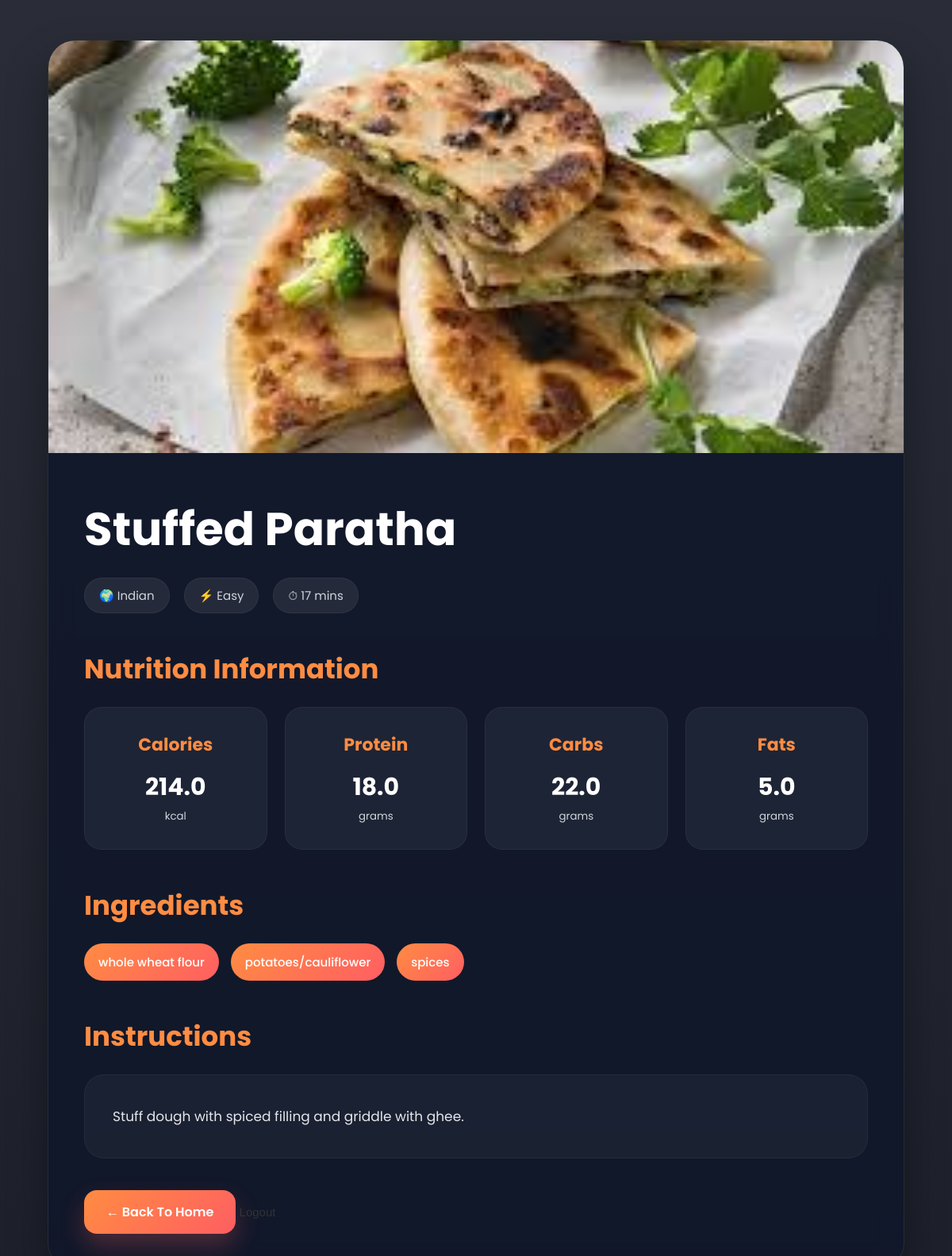
Page /recipe/650/ on the committed database.
### recipes/models.py (models this page shows, shortened)
class Recipe(models.Model):
    name = models.CharField(max_length=200)
    ingredients = models.ManyToManyField(Ingredient)
    instructions = models.TextField()
    cooking_time = models.IntegerField()
    difficulty = models.CharField(max_length=50)
    cuisine = models.CharField(
    max_length=100,
    null=True,
    blank=True)
    image = models.ImageField(upload_to='recipe_images/', null=True, blank=True)
    user = models.ForeignKey(User, on_delete=models.CASCADE, null=True, blank=True)
    popularity_score = models.IntegerField(default=0)

class Nutrition(models.Model):
    recipe = models.OneToOneField(Recipe, on_delete=models.CASCADE)
    calories = models.FloatField()
    protein = models.FloatField()
    carbs = models.FloatField()
    fats = models.FloatField()

class Ingredient(models.Model):
    name = models.CharField(max_length=100)

### recipes/views.py (the view)
def recipe_detail(request, recipe_id):
    recipe = get_object_or_404(
        Recipe,
        id=recipe_id
    )
    nutrition = Nutrition.objects.filter(
        recipe=recipe
    ).first()
    return render(
        request,
        'recipe_detail.html',
        {
            'recipe': recipe,
            'nutrition': nutrition
        }
    )

### recipes/templates/recipe_detail.html (shortened to what this page needs)
<!DOCTYPE html>
<html lang="en">
<head>
</head>
<body>
    <div class="container">
        <div class="recipe-box">
            {% if recipe.image %}
                <img
                    src="{{ recipe.image.url }}"
                    class="recipe-image"
                >
            {% endif %}
            <div class="recipe-content">
                <h1>
                    {{ recipe.name }}
                </h1>
                <div class="meta">
                    <span>
                        🌍 {{ recipe.cuisine }}
                    </span>
                    <span>
                        ⚡ {{ recipe.difficulty }}
                    </span>
                    <span>
                        ⏱ {{ recipe.cooking_time }} mins
                    </span>
                </div>
                <div class="section">
                    <h2>
                        Nutrition Information
                    </h2>
                    {% if nutrition %}
                    <div class="nutrition-grid">
                        <div class="nutrition-card">
                            <h3>Calories</h3>
                            <p>
                                {{ nutrition.calories }}
                            </p>
                            <small>kcal</small>
                        </div>
                        <div class="nutrition-card">
                            <h3>Protein</h3>
                            <p>
                                {{ nutrition.protein }}
                            </p>
                            <small>grams</small>
                        </div>
                        <div class="nutrition-card">
                            <h3>Carbs</h3>
                            <p>
                                {{ nutrition.carbs }}
                            </p>
                            <small>grams</small>
                        </div>
                        <div class="nutrition-card">
                            <h3>Fats</h3>
                            <p>
                                {{ nutrition.fats }}
                            </p>
                            <small>grams</small>
                        </div>
                    </div>
                    {% endif %}
                </div>
                <div class="section">
                    <h2>
                        Ingredients
                    </h2>
                    <div class="ingredient-list">
                        {% for ingredient in recipe.ingredients.all %}
                            <div class="ingredient-item">
                                {{ ingredient.name }}
                            </div>
                        {% endfor %}
                    </div>
                </div>
                <div class="section">
                    <h2>
                        Instructions
                    </h2>
                    <div class="instructions">
                        {{ recipe.instructions }}
                    </div>
                </div>
                <a
                    href="/"
                    class="back-btn"
                >
                    ← Back To Home
                </a>
                <form
    action="/logout/"
    method="POST"
    style="display:inline;"
>
    <button
        type="submit"
        class="logout-btn"
    >
        Logout
    </button>
</form>
        </div>
    </div>
</body>
</html>

### recipes/templates/recipe_detail.html (style rules this page uses)
* { margin:0; padding:0; box-sizing:border-box; }
body { font-family:'Poppins',sans-serif; background: linear-gradient( rgba(4,8,20,0.85), rgba(4,8,20,0.9) ), url('https://images.unsplash.com/photo-1498837167922-ddd27525d352?q=80&w=1800&auto=format&fit=crop'); background-size:cover; background-position:center; background-attachment:fixed; color:white; min-height:100vh; padding:50px 0; }
.container { width:90%; max-width:1400px; margin:auto; }
.recipe-box { background: rgba(15,23,42,0.82); backdrop-filter:blur(16px); border-radius:35px; overflow:hidden; border:1px solid rgba(255,255,255,0.08); box-shadow: 0 25px 50px rgba(0,0,0,0.35); animation:fadeUp 0.8s ease; }
.recipe-image { width:100%; height:520px; object-fit:cover; transition:0.5s ease; }
.recipe-content { padding:45px; }
h1 { font-size:58px; margin-bottom:18px; color:white; }
.meta { display:flex; gap:18px; flex-wrap:wrap; margin-bottom:35px; }
.meta span { background: rgba(255,255,255,0.08); padding:10px 18px; border-radius:30px; font-size:15px; color:#d1d5db; border:1px solid rgba(255,255,255,0.05); }
.section { margin-top:45px; }
.section h2 { font-size:34px; margin-bottom:22px; color:#ff8c42; }
.nutrition-grid { display:grid; grid-template-columns: repeat(auto-fit,minmax(220px,1fr)); gap:22px; }
.nutrition-card { background: rgba(255,255,255,0.05); border-radius:22px; padding:30px; text-align:center; border:1px solid rgba(255,255,255,0.05); transition:0.35s ease; }
.nutrition-card h3 { color:#ff8c42; margin-bottom:15px; font-size:22px; }
.nutrition-card p { font-size:30px; font-weight:700; color:white; }
.nutrition-card small { color:#d1d5db; }
.ingredient-list { display:flex; flex-wrap:wrap; gap:15px; }
.ingredient-item { background: linear-gradient( 135deg, #ff8c42, #ff5e62 ); padding:12px 18px; border-radius:30px; font-size:15px; font-weight:500; transition:0.3s ease; }
.instructions { background: rgba(255,255,255,0.04); padding:35px; border-radius:25px; line-height:2; color:#e5e7eb; font-size:17px; border:1px solid rgba(255,255,255,0.05); }
.back-btn { display:inline-block; margin-top:40px; padding:15px 28px; border-radius:16px; background: linear-gradient( 135deg, #ff8c42, #ff5e62 ); color:white; text-decoration:none; font-weight:600; transition:0.35s ease; box-shadow: 0 15px 30px rgba(255,94,98,0.25); }
.logout-btn { background:none; border:none; cursor:pointer; color:#333; font-weight:500; font-size:15px; transition:0.3s; }

### rows in the picture
Recipe: image (picture), name "Stuffed Paratha", cuisine "Indian", difficulty "Easy", cooking_time "17", instructions "Stuff dough with spiced filling and griddle with ghee."
Nutrition: calories "214.0", protein "18.0", carbs "22.0", fats "5.0"
Ingredient: name "whole wheat flour"
Ingredient: name "potatoes/cauliflower"
Ingredient: name "spices"
